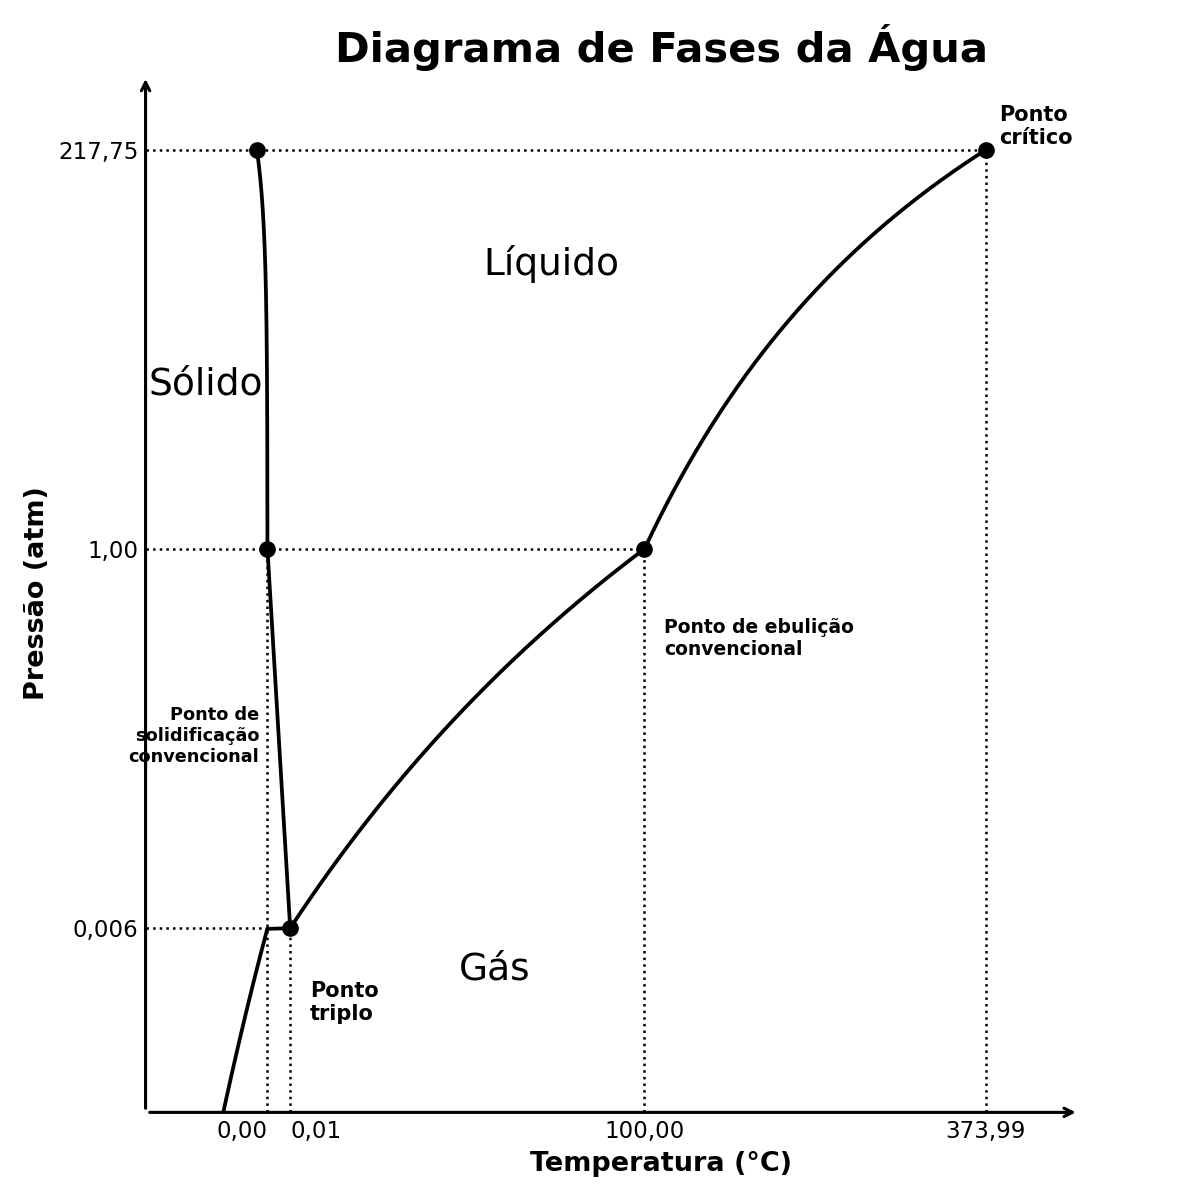

The Python source for this figure:
import numpy as np
import matplotlib.pyplot as plt
from matplotlib.ticker import NullLocator

# ---------------------------------------------------------------------------
# Diagrama de fases da água
# Eixo vertical: pressão em escala logarítmica (atm)
# Eixo horizontal: temperatura em escala esquemática (para separar 0,00 de 0,01)
# ---------------------------------------------------------------------------

# Constantes dos pontos notáveis
T_TRIPLO, P_TRIPLO = 0.01, 0.006          # ponto triplo
P_SOLIDIF = 1.00                          # solidificação convencional (0,00 °C)
T_EBULICAO, P_EBULICAO = 100.00, 1.00     # ebulição convencional
T_CRITICO, P_CRITICO = 373.99, 217.75     # ponto crítico

# Posições esquemáticas no eixo x
X_SOLID, X_TRIPLO, X_EBUL, X_CRIT = 0.0, 14.0, 232.0, 442.0


def x_temp(t):
    """Converte temperatura (°C) em coordenada x esquemática do gráfico."""
    t = np.asarray(t, dtype=float)
    x = np.empty_like(t)
    x[t <= 0] = t[t <= 0]
    m = (t > 0) & (t <= T_TRIPLO)
    x[m] = X_TRIPLO * t[m] / T_TRIPLO
    m = (t > T_TRIPLO) & (t <= T_EBULICAO)
    x[m] = X_TRIPLO + (X_EBUL - X_TRIPLO) * (t[m] - T_TRIPLO) / (T_EBULICAO - T_TRIPLO)
    m = t > T_EBULICAO
    x[m] = X_EBUL + (X_CRIT - X_EBUL) * (t[m] - T_EBULICAO) / (T_CRITICO - T_EBULICAO)
    return x


# --- Curva de sublimação (sólido-gás) --------------------------------------
T_sub = np.linspace(-45, T_TRIPLO, 400)
P_sub = P_TRIPLO * np.exp(-6140.0 * (1 / (T_sub + 273.15) - 1 / 273.16))

# --- Curva de fusão (sólido-líquido) ---------------------------------------
# Trecho entre o ponto triplo e a solidificação a 1 atm
P_fus_baixo = np.logspace(np.log10(P_TRIPLO), 0, 120)
T_fus_baixo = T_TRIPLO + (0 - T_TRIPLO) * (
    np.log10(P_fus_baixo) - np.log10(P_TRIPLO)) / (0 - np.log10(P_TRIPLO))
# Acima de 1 atm: inclinação negativa (comportamento anômalo da água)
P_fus_alto = np.logspace(0, np.log10(P_CRITICO), 200)
T_fus_alto = -0.03 * (P_fus_alto - 1)

# --- Curva de vaporização (líquido-gás) ------------------------------------
# Ajuste de Clausius-Clapeyron quadrático em 1/T passando pelos três pontos
T_vap = np.linspace(T_TRIPLO, T_CRITICO, 400)
u = 1.0 / (T_vap + 273.15)
coef = np.polyfit(
    [1 / 273.16, 1 / 373.15, 1 / 647.14],
    [np.log10(P_TRIPLO), np.log10(P_EBULICAO), np.log10(P_CRITICO)], 2)
P_vap = 10 ** np.polyval(coef, u)

# --- Figura ----------------------------------------------------------------
fig, ax = plt.subplots(figsize=(8, 8))
x0, y0 = -75, 5e-4
X_MAX, Y_MAX = 560, 600

ax.plot(x_temp(T_sub), P_sub, color='black', linewidth=1.8)
ax.plot(x_temp(T_fus_baixo), P_fus_baixo, color='black', linewidth=1.8)
ax.plot(x_temp(T_fus_alto), P_fus_alto, color='black', linewidth=1.8)
ax.plot(x_temp(T_vap), P_vap, color='black', linewidth=1.8)

# Linhas pontilhadas de referência
ax.plot([x0, X_CRIT], [P_CRITICO, P_CRITICO], 'k:', linewidth=1.2)
ax.plot([x0, X_EBUL], [P_EBULICAO, P_EBULICAO], 'k:', linewidth=1.2)
ax.plot([x0, X_TRIPLO], [P_TRIPLO, P_TRIPLO], 'k:', linewidth=1.2)
ax.plot([X_SOLID, X_SOLID], [y0, P_SOLIDIF], 'k:', linewidth=1.2)
ax.plot([X_TRIPLO, X_TRIPLO], [y0, P_TRIPLO], 'k:', linewidth=1.2)
ax.plot([X_EBUL, X_EBUL], [y0, P_EBULICAO], 'k:', linewidth=1.2)
ax.plot([X_CRIT, X_CRIT], [y0, P_CRITICO], 'k:', linewidth=1.2)

# Pontos notáveis
X_FUS_TOPO = x_temp(T_fus_alto[-1])
ax.plot([X_SOLID, X_EBUL, X_TRIPLO, X_CRIT, X_FUS_TOPO],
        [P_SOLIDIF, P_EBULICAO, P_TRIPLO, P_CRITICO, P_CRITICO],
        'o', color='black', markersize=7, markeredgecolor='black')

# Rótulos das regiões
ax.text(-38, 8, 'Sólido', fontsize=18, ha='center')
ax.text(175, 40, 'Líquido', fontsize=18, ha='center')
ax.text(140, 0.003, 'Gás', fontsize=18, ha='center')

# Anotações dos pontos
ax.annotate('Ponto de\nsolidificação\nconvencional', xy=(X_SOLID, P_SOLIDIF),
            xytext=(-5, 0.08), fontsize=8.5, fontweight='bold',
            ha='right', va='center')
ax.annotate('Ponto de ebulição\nconvencional', xy=(X_EBUL, P_EBULICAO),
            xytext=(X_EBUL + 12, 0.30), fontsize=9, fontweight='bold',
            ha='left', va='center')
ax.annotate('Ponto\ntriplo', xy=(X_TRIPLO, P_TRIPLO),
            xytext=(X_TRIPLO + 12, 0.0022), fontsize=10, fontweight='bold',
            ha='left', va='center')
ax.annotate('Ponto\ncrítico', xy=(X_CRIT, P_CRITICO),
            xytext=(X_CRIT + 8, 300), fontsize=10, fontweight='bold',
            ha='left', va='center')

# Eixos em forma de seta
ax.annotate('', xy=(x0, Y_MAX), xytext=(x0, y0),
            arrowprops=dict(arrowstyle='->', color='black', linewidth=1.5))
ax.annotate('', xy=(500, y0), xytext=(x0, y0),
            arrowprops=dict(arrowstyle='->', color='black', linewidth=1.5))

# Escalas e rótulos dos eixos
ax.set_yscale('log')
ax.set_xlim(x0, X_MAX)
ax.set_ylim(y0, Y_MAX)
ax.set_xticks([X_SOLID, X_TRIPLO, X_EBUL, X_CRIT])
ax.set_xticklabels(['0,00', '0,01', '100,00', '373,99'], fontsize=11)
ax.set_yticks([P_TRIPLO, P_EBULICAO, P_CRITICO])
ax.set_yticklabels(['0,006', '1,00', '217,75'], fontsize=11)
ax.xaxis.set_minor_locator(NullLocator())
ax.yaxis.set_minor_locator(NullLocator())
ax.tick_params(axis='both', which='both', length=0)

ax.set_xlabel('Temperatura (°C)', fontsize=13, fontweight='bold')
ax.set_ylabel('Pressão (atm)', fontsize=13, fontweight='bold')
ax.set_title('Diagrama de Fases da Água', fontsize=20, fontweight='bold')

# Afasta os rótulos 0,00 e 0,01 para não se sobreporem
labels = ax.get_xticklabels()
labels[0].set_ha('right')
labels[1].set_ha('left')

for spine in ax.spines.values():
    spine.set_visible(False)

plt.tight_layout()
plt.savefig('diagrama-fase-agua.png', dpi=150)
plt.show()
